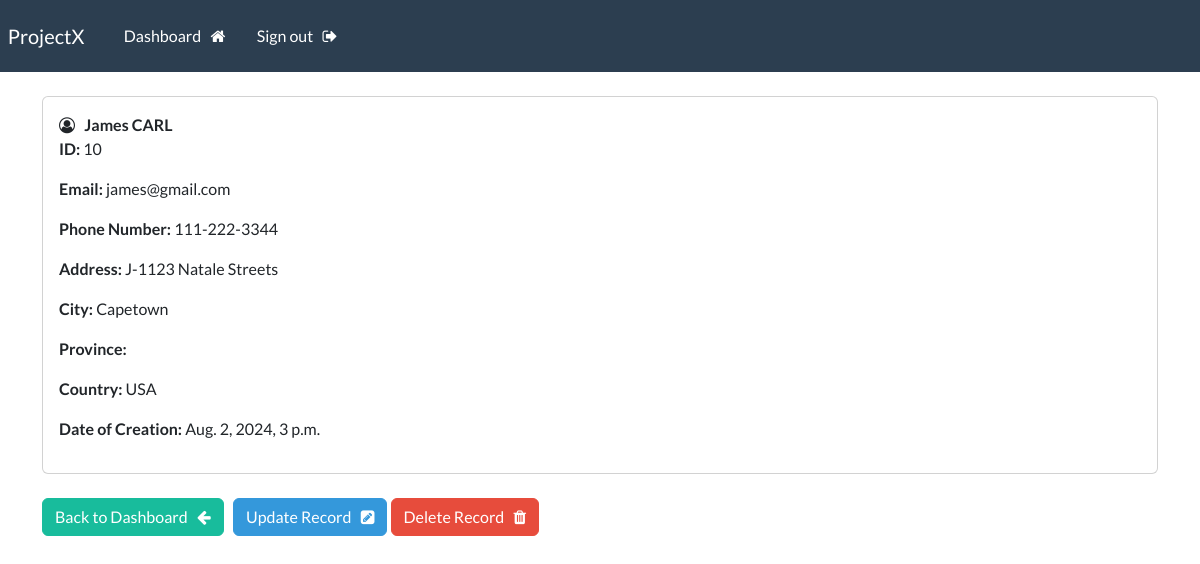
The page /views-record/10 (signed in) on the database its author committed.
### webapp/models.py (models this page shows, shortened)
class Record(models.Model):
    creation_date = models.DateTimeField(auto_now_add=True)
    first_name = models.CharField(max_length=20)
    last_name = models.CharField(max_length=20)
    email = models.CharField(max_length=50)
    phone = models.CharField(max_length=20)
    address =  models.CharField(max_length=100)
    city = models.CharField(max_length=50)
    provinces = models.CharField(max_length=100)
    country = models.CharField(max_length=125)

### webapp/views.py (the view)
# urls.py: path('views-record/<int:pk>',views.view_single_record,name="viewrecordpage"),
@login_required(login_url='loginpage')
def view_single_record(request,pk):
    all_records= Record.objects.get(id=pk)
    context = {'record':all_records}
    return render(request,'webapp/records-views.html',context)

### webapp/templates/webapp/records-views.html (shortened to what this page needs)
{% extends "webapp/base.html" %}
{% block content %}
<div class="card">
<div class="card-body">
    <i class="fa fa-user-circle-o" aria-hidden="true"></i> &nbsp;
            <strong>
                {{record.first_name}}
                {{record.last_name|upper}}
            </strong>
        <br>
    <p><strong>ID: </strong>{{record.id}}</p>
    <p><strong>Email: </strong>{{record.email}}</p>
    <p><strong>Phone Number: </strong>{{record.phone}}</p>
    <p><strong>Address: </strong>{{record.address}}</p>
    <p><strong>City: </strong>{{record.city}}</p>
    <p><strong>Province: </strong>{{record.province}}</p>
    <p><strong>Country: </strong>{{record.country}}</p>
    <p><strong>Date of Creation: </strong>{{record.creation_date}}</p>
</div>
</div>
<br>
    <a class="btn btn-success" href="{% url 'dashboardpage' %}">  Back to Dashboard &nbsp; <i class="fa fa-arrow-left" aria-hidden="true"></i>
    </a>
    <a class="btn btn-info" href="{% url 'updaterecordpage' record.id %}">  Update Record &nbsp; <i class="fa fa-pencil-square" aria-hidden="true"></i> </a>
    <a class="btn btn-danger" href="{% url 'deleterecordpage' record.id %}"> Delete Record &nbsp; <i class="fa fa-trash" aria-hidden="true"></i>
    </a>
{% endblock %}

### rows shown on the page
Record: first_name "James", last_name "CARL", id "10", email "james@gmail.com", phone "111-222-3344", address "J-1123 Natale Streets", city "Capetown", country "USA", creation_date "Aug. 2, 2024, 3 p.m."
